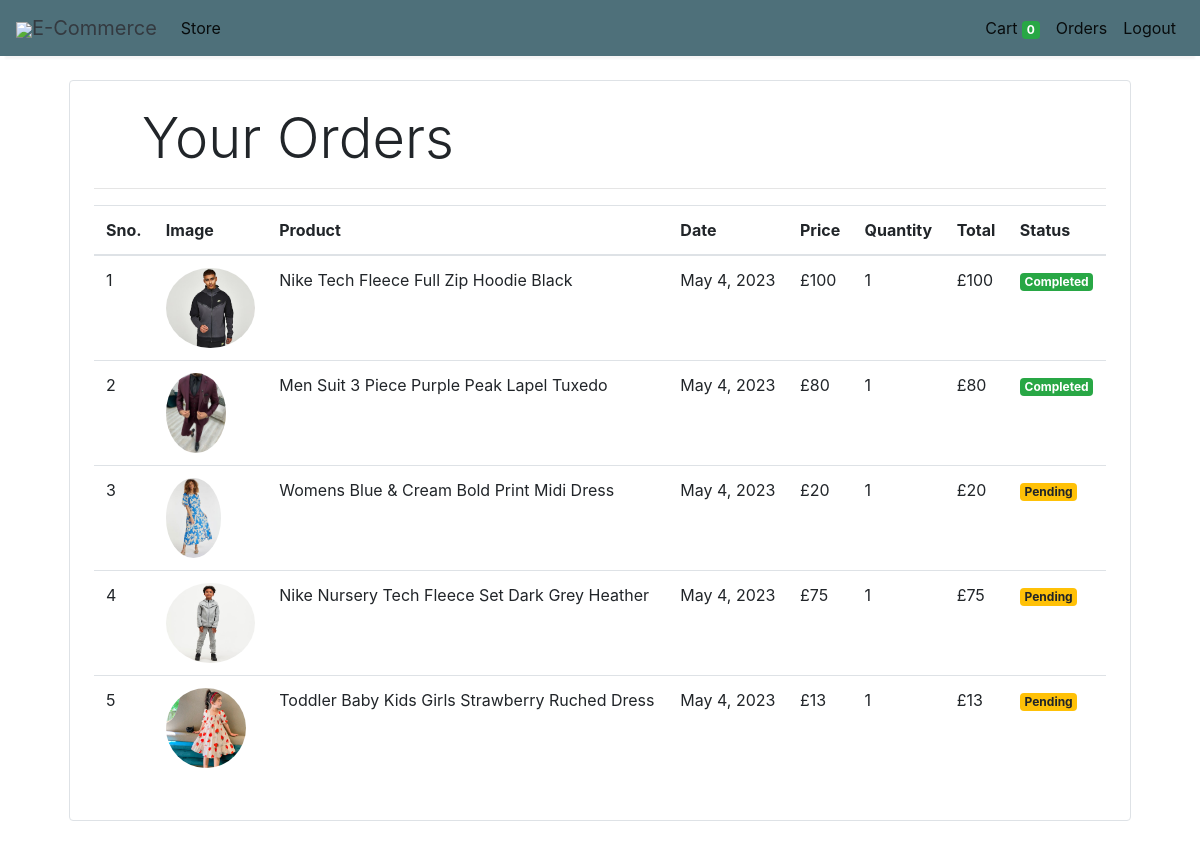
Screenshot of /orders (signed in) with the database file from the repository.
### store/models.py (models this page shows, shortened)
class Order(models.Model):
    product = models.ForeignKey(Products,
                                on_delete=models.CASCADE)
    customer = models.ForeignKey(Customer,
                                 on_delete=models.CASCADE)
    quantity = models.IntegerField(default=1)
    price = models.IntegerField()
    address = models.CharField (max_length=50, default='', blank=True)
    phone = models.CharField (max_length=50, default='', blank=True)
    date = models.DateField (default=datetime.datetime.today)
    status = models.BooleanField (default=False)
    @staticmethod
    def get_orders_by_customer(customer_id):
        return Order.objects.filter(customer=customer_id).order_by('-date')

class Products(models.Model):
       name = models.CharField(max_length=60)
       price= models.IntegerField(default=0)
       category= models.ForeignKey(Category,on_delete=models.CASCADE,default=1 )
       description= models.CharField(max_length=250, default='', blank=True, null= True)
       image= models.ImageField(upload_to='image_uploads')

### store/middlewares/auth.py (the view)
    def middleware(request):
        print(request.session.get('customer'))
        returnUrl = request.META['PATH_INFO']
        print(request.META['PATH_INFO'])
        if not request.session.get('customer'):
           return redirect(f'login?return_url={returnUrl}')
        response = get_response(request)
        return response

### store/templatetags/custom_filter.py (called while the page is built)
@register.filter(name='currency')
def currency(number):
    return "£"+str(number)

@register.filter(name='multiply')
def multiply(number , number1):
    return number * number1

### store/views.py (called while the page is built)
    def get(self , request ):
        customer = request.session.get('customer')
        orders = Order.get_orders_by_customer(customer)
        print(orders)
        return render(request , 'orders.html'  , {'orders' : orders})

### store/templates/orders.html
{% extends 'base.html' %}
{% block content %}
{% load cart %}
{% load custom_filter %}
<div class="container">
   <div class="border rounded p-4 m-4">
        <p class="display-4 pl-4 ml-4">Your Orders</p>
        <hr>
        <table class="table">
            <thead>
                <tr>
                    <th>Sno.</th>
                    <th>Image</th>
                    <th>Product</th>
                    <th>Date</th>
                    <th>Price</th>
                    <th>Quantity</th>
                    <th>Total</th>
                    <th>Status</th>
                </tr>
            </thead>
            <tbody>
                {% for order in orders %}
                <tr>
                    <td>{{forloop.counter}}</td>
                    <td><img style="height: 80px;" class="rounded-circle" src="{{order.product.image.url}}" alt=""></td>
                    <td>{{order.product.name}}</td>
                    <td>{{order.date}}</td>
                    <td>{{order.price|currency}}</td>
                    <td>{{order.quantity}}</td>
                    <td>{{order.quantity|multiply:order.price|currency}}</td>
                    {% if order.status %}
                    <td><small class="badge badge-success">Completed</small></td>
                    {%else%}
                    <td><small class="badge badge-warning">Pending</small></td>
                    {% endif %}
                </tr>
                {% endfor %}
            </tbody>
        </table>
   </div>
</div>
{% endblock %}

### rows the page displays
Order: product.image (picture), product.name "Nike Tech Fleece Full Zip Hoodie Black", date "May 4, 2023", price "£100", quantity "1", quantity|multiply "£100", status "Completed"
Order: product.image (picture), product.name "Men Suit 3 Piece Purple Peak Lapel Tuxedo", date "May 4, 2023", price "£80", quantity "1", quantity|multiply "£80", status "Completed"
Order: product.image (picture), product.name "Womens Blue & Cream Bold Print Midi Dress", date "May 4, 2023", price "£20", quantity "1", quantity|multiply "£20", status "Pending"
Order: product.image (picture), product.name "Nike Nursery Tech Fleece Set Dark Grey Heather", date "May 4, 2023", price "£75", quantity "1", quantity|multiply "£75", status "Pending"
Order: product.image (picture), product.name "Toddler Baby Kids Girls Strawberry Ruched Dress", date "May 4, 2023", price "£13", quantity "1", quantity|multiply "£13", status "Pending"

### other values shown
{{ request.session.cart.keys|length }} "0"
